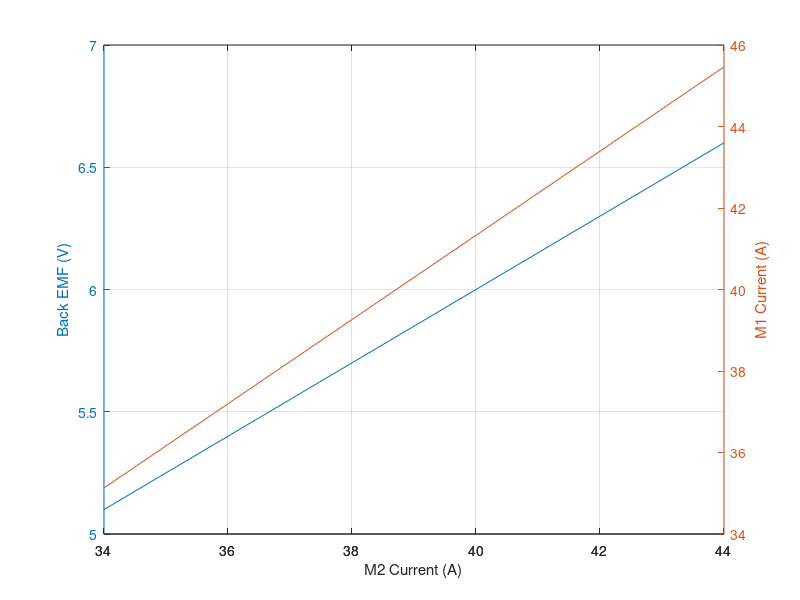

MATLAB code to generate this figure:
R1 = 0.089;
R2 = 0.15;
I2 = 34:2:44;
N = length(I2);
eta = 0.6;

I1 = zeros(1,N);
Vemf = zeros(1,N);
V1 = zeros(1,N);
P1 = zeros(1,N);
P2 = zeros(1,N);

for i = 1:1:length(I2)
  I1(i) = max(roots([R1, (I2(i)*R2), -(I2(i)^2*R2/eta)]));
  Vemf(i) = I2(i) * R2;
  P1(i) = I1(i).^2*R1 + I1(i)*Vemf(i);
  V1(i) = I1(i)*R1 + Vemf(i);
  P2(i) = Vemf(i) * I2(i);
end

ax = plotyy(I2, Vemf, I2, I1);
xlabel("M2 Current (A)")
%ylabel(ax(1), "M1 Drive Voltage (V)")
ylabel(ax(1), "Back EMF (V)")
ylabel(ax(2), "M1 Current (A)")
grid on

V1
I1
I2
P2

% Achievable on 12V supply: [I1, I2, P2]
%  0.45 ohms: 26, 20, 180
%  0.3  ohms: 34, 28, 235
%  0.25 ohms: 37, 32, 256
%  0.2  ohms: 45, 40, 320
%  0.15 ohms: 45, 44, 290
%
%
%

% Efficiency:
%  Assume chain drive is 100% efficient
%  Assume gears are 90% efficienct
%  E30-400 @ 45A is about 76% efficient
%  
%
